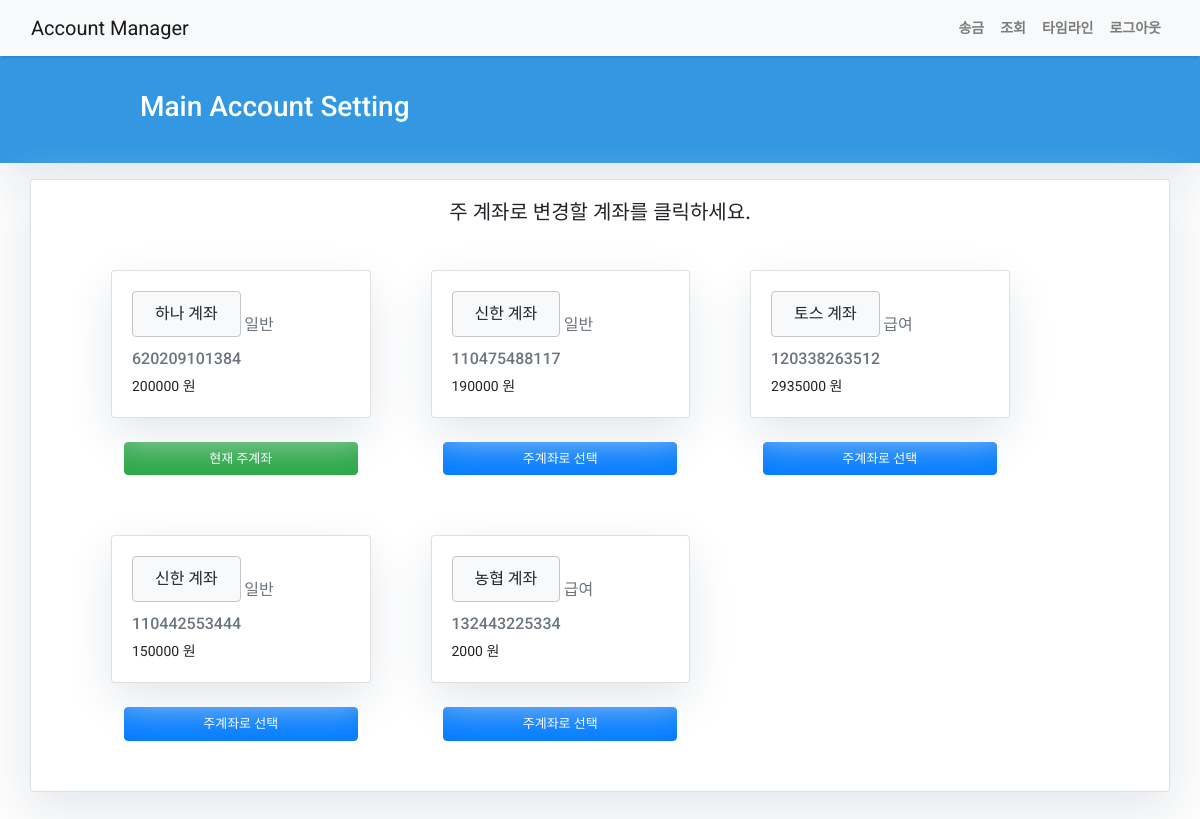
Page /accounts/modify_main (signed in) on the committed database.
### users/models.py (models this page shows)
class Account(models.Model):
    account_no              = models.CharField(max_length=20)
    user                    = models.ForeignKey(CustomUser, on_delete=models.CASCADE)
    balance                 = models.PositiveIntegerField(default=0)
    daily_transfer_number   = models.IntegerField(default=3)
    is_main_account         = models.BooleanField(default=False)
    limit_once              = models.IntegerField(default=0)
    limit_daily             = models.IntegerField(default=0)
    bank_list = (
        ('토스', '토스'),
        ('농협', '농협'),
        ('하나', '하나은행'),
        ('신한', '신한은행'),
        ('국민', '국민은행'),
        ('우리', '우리은행'),
    )
    bank = models.CharField(max_length=10, choices=bank_list)
    account_type_list = (
        ('일반', '일반'),
        ('급여', '급여'),
        ('적금', '적금'),
    )
    account_type = models.CharField(max_length=10, choices=account_type_list)

### users/views.py (the view)
# urls.py: path('accounts/modify_main', account_modify_main),
def account_modify_main(request):
    accounts = Account.objects.filter(user=request.user.id)
    context = {
        "accounts": accounts,
        "title": "Main Account Setting",
    }
    return render(request, "Account/modify_main.html", context)

### templates/Account/modify_main.html (shortened to what this page needs)
{% extends 'base.html' %}
{% block content %}
<header class="masthead" >
  <div class="container">
    <div class="row">
      <div class=" col-md-8 col-md-10 mx-auto">
        <div class="site-heading">
          <h3 class=" site-heading my-4 mt-3 text-white"> {{ title }} </h3>
        </div>
      </div>
    </div>
  </div>
</header>
<div class="container">
  <div class="row">
    <div class="col-md-12 card mb-4 mt-3">
      <div class="card-body">
        <h5>주 계좌로 변경할 계좌를 클릭하세요.</h5>
        <div class="col-md-12 mt-3 card-grid">
        {% for account in accounts %}
            <div class="wrapper">
                <div class="card mb-4" >
                    <div class="card-body">
                        <div class="grid-item">
                            <p class="card-title">
                                {% with "/accounts/proc/"|add:account.account_no as account_no %}
                                    <a href= {{ account_no }} class="btn btn-light account">{{ account.bank }} 계좌</a>
                                {% endwith %}
                                <a class="card-text text-muted">{{ account.account_type }}</a>
                            </p>
                            <p class="card-text text-muted h6">{{ account.account_no }}</p>
                            <p class="card-text">{{ account.balance }} 원</p>
                        </div>
                    </div>
                </div>
                {% if account.is_main_account %}
                    <a href='/' class="btn btn-success">현재 주계좌</a>
                {% else %}
                    {% with "/accounts/proc/"|add:account.account_no as account_no %}
                        <a href= {{ account_no }} class="btn btn-primary">주계좌로 선택</a>
                    {% endwith %}
                {% endif %}
            </div>
        {% endfor %}
        </div>
        <br>
      </div>
    </div>
  </div>
</div>
{% endblock content %}

### templates/base.html (style rules this page uses)
body { font-family: "Roboto", sans-serif; font-size: 17px; background-color: #fdfdfd; }
.masthead { background:#3398E1;; height: auto; padding-bottom: 15px; box-shadow: 0 16px 48px #E3E7EB; padding-top: 10px; }

### templates/Account/modify_main.html (style rules this page uses)
body { font-family: "Roboto", sans-serif; font-size: 14px; background-color: #fdfdfd; }
.card-body { text-align: center; }
.grid-item { text-align: left; }
.wrapper { width: 25%; float: left; margin: 30px 30px 30px 30px; }
.card { box-shadow: 0 16px 48px #E3E7EB; }
.btn { width: 90%; font-size: 13px; }
.card-title .btn { padding: 10px 0px 10px 0px; width: 50%; font-size: 16px; border-color: #c7c6c6; }
.card-title a { font-size: 16px; vertical-align: bottom; }

### rows in the picture
Account: bank "하나", account_type "일반", account_no "620209101384", balance "200000", is_main_account "현재 주계좌"
Account: bank "신한", account_type "일반", account_no "110475488117", balance "190000"
Account: bank "토스", account_type "급여", account_no "120338263512", balance "2935000"
Account: bank "신한", account_type "일반", account_no "110442553444", balance "150000"
Account: bank "농협", account_type "급여", account_no "132443225334", balance "2000"

### other values in the picture
{{ title }} "Main Account Setting"
